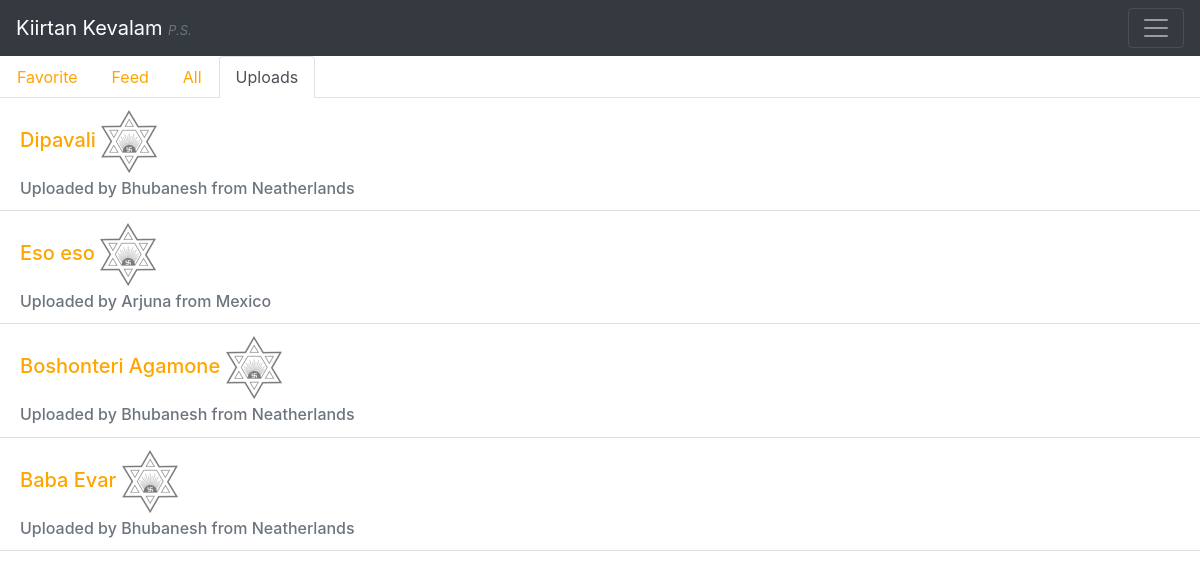
Page /psuploads/ on the committed database.
### Song/models.py (models this page shows, shortened)
class Song(models.Model):
    title          = models.CharField(max_length=120)
    SONG_TYPES     = (
        ('KI', 'Kiirtan'),
        ('PS', 'Prabhat Samgiita'),
        ('BH', 'Bhajan'),
    )
    type           = models.CharField(max_length=30, choices=SONG_TYPES)
    capo           = models.PositiveIntegerField(blank=True, null=True)
    description    = models.TextField(blank=True)
    uploader       = models.ForeignKey('Profile', null=True, on_delete=models.SET_NULL)
    written_by     = models.CharField(max_length=50, blank=True)
    song_text      = models.TextField(blank=True)
    audio_file_path = models.FilePathField(path=None, match=None, max_length=100)
    upload_date    = models.DateField(auto_now=False, auto_now_add=True)
    edit_date      = models.DateField(auto_now=True, auto_now_add=False)

class Profile(models.Model):
    user          = models.OneToOneField(User,on_delete=models.CASCADE)
    sanskrit_name = models.CharField(max_length=100)
    country       = CountryField(max_length=50)
    city          = models.CharField(max_length=50, blank=True, null=True)
    profile_pic = models.ImageField(upload_to='profile_pics',blank=True)
    liked_songs   = models.ManyToManyField(Song, related_name="liked_songs", through='IsFavourite', null=True)

### Song/views.py (the view)
# urls.py: path('psuploads/', psuploads_view),
def psuploads_view(request):
    global psContext
    return render(request,"psuploads.html",psContext)

### Templates/psuploads.html (shortened to what this page needs)
{% extends "psfav.html" %}
{% block pstabs %}
<ul class="nav nav-tabs">
    <li class="nav-item">
      <a class="nav-link" href="/psfav/">Favorite</a>
    </li>
    <li class="nav-item">
      <a class="nav-link" href="/psfeed/">Feed</a>
    </li>
    <li class="nav-item">
      <a class="nav-link" href="/psall/">All</a>
    </li>
    <li class="nav-item">
      <a class="nav-link active" href="/psuploads/">Uploads</a>
    </li>
  </ul>
{% endblock pstabs %}
{% block renderps %}
    {% include 'renderer.html' with songlist=allPs%}
{% endblock renderps %}

### Templates/listitem.html
{% load static %}
<div class="songlist-element">
    <li class="list-group-item">
        <h5 class="card-title"> <a href="#">{{ song.title }}</a>
            {% if song not in user.profile.liked_songs.all %}
                <a href="{% url 'add-song-view' id=song.pk %}">
                    <img id="grey-pratik" src="{% static 'resources/img/pratik.png' %}" alt="">
                </a>
            {% else %}
                <a href="{% url 'delete-song-view' id=song.pk %}">
                    <img id="grey-pratik" src="{% static 'resources/img/pratik.png' %}" alt="">
                </a>
            {% endif %}
        </h5>
        <h6 class="card-subtitle mt-10 text-muted">Uploaded by
            {% firstof song.uploader.sanskrit_name song.uploader.name "a margii"%} from {{ song.uploader.country }}</h6>
    </li>
</div>

### static/resources/css/custom.css (style rules this page uses)
.list-group-item { border-top: 0px solid rebeccapurple; }

### rows in the picture
Song: title "Dipavali", uploader.sanskrit_name "Bhubanesh", uploader.country "Neatherlands"
Song: title "Eso eso", uploader.sanskrit_name "Arjuna", uploader.country "Mexico"
Song: title "Boshonteri Agamone", uploader.sanskrit_name "Bhubanesh", uploader.country "Neatherlands"
Song: title "Baba Evar", uploader.sanskrit_name "Bhubanesh", uploader.country "Neatherlands"

### other values in the picture
{{ typeintitle }} "P.S."
